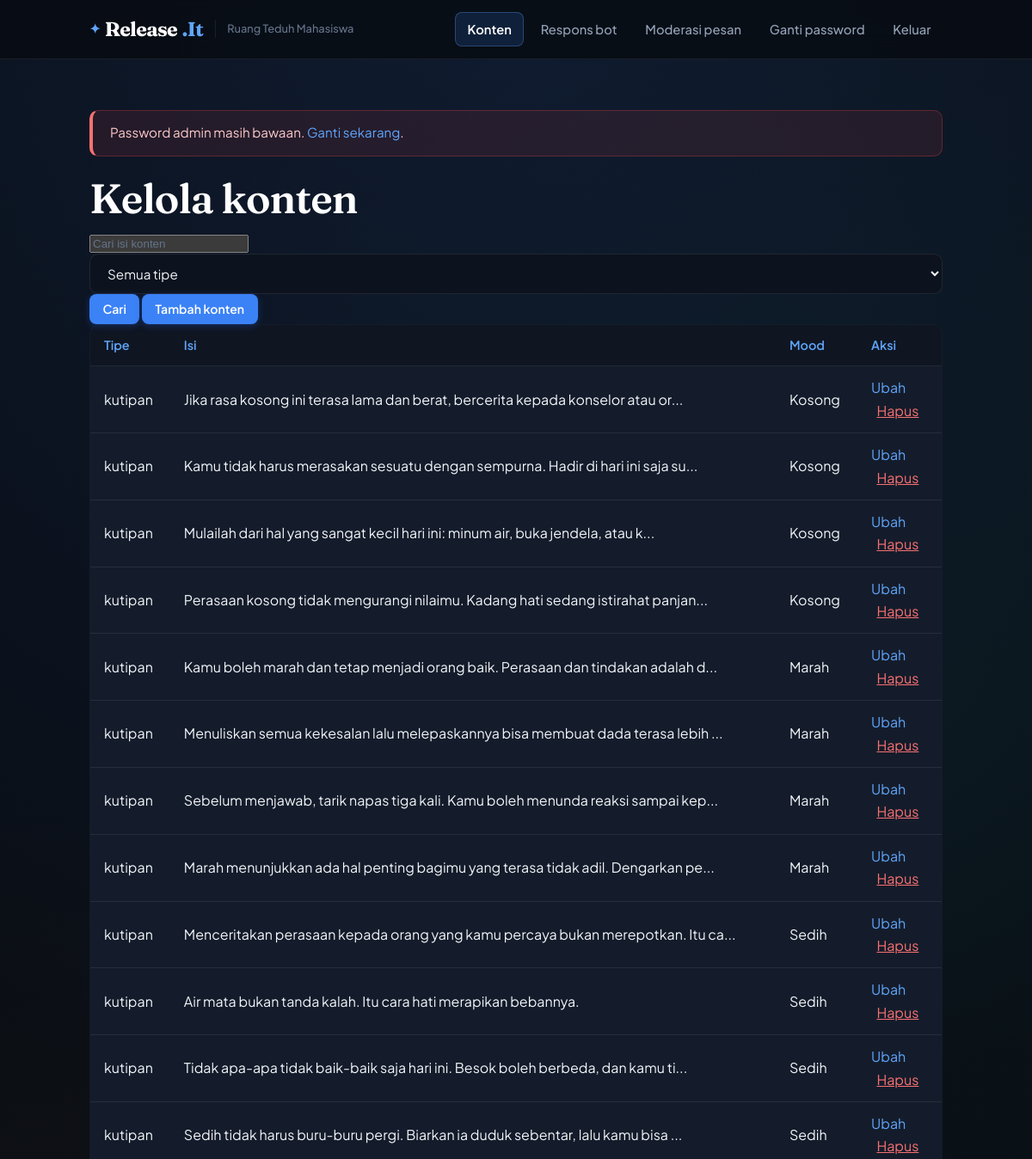
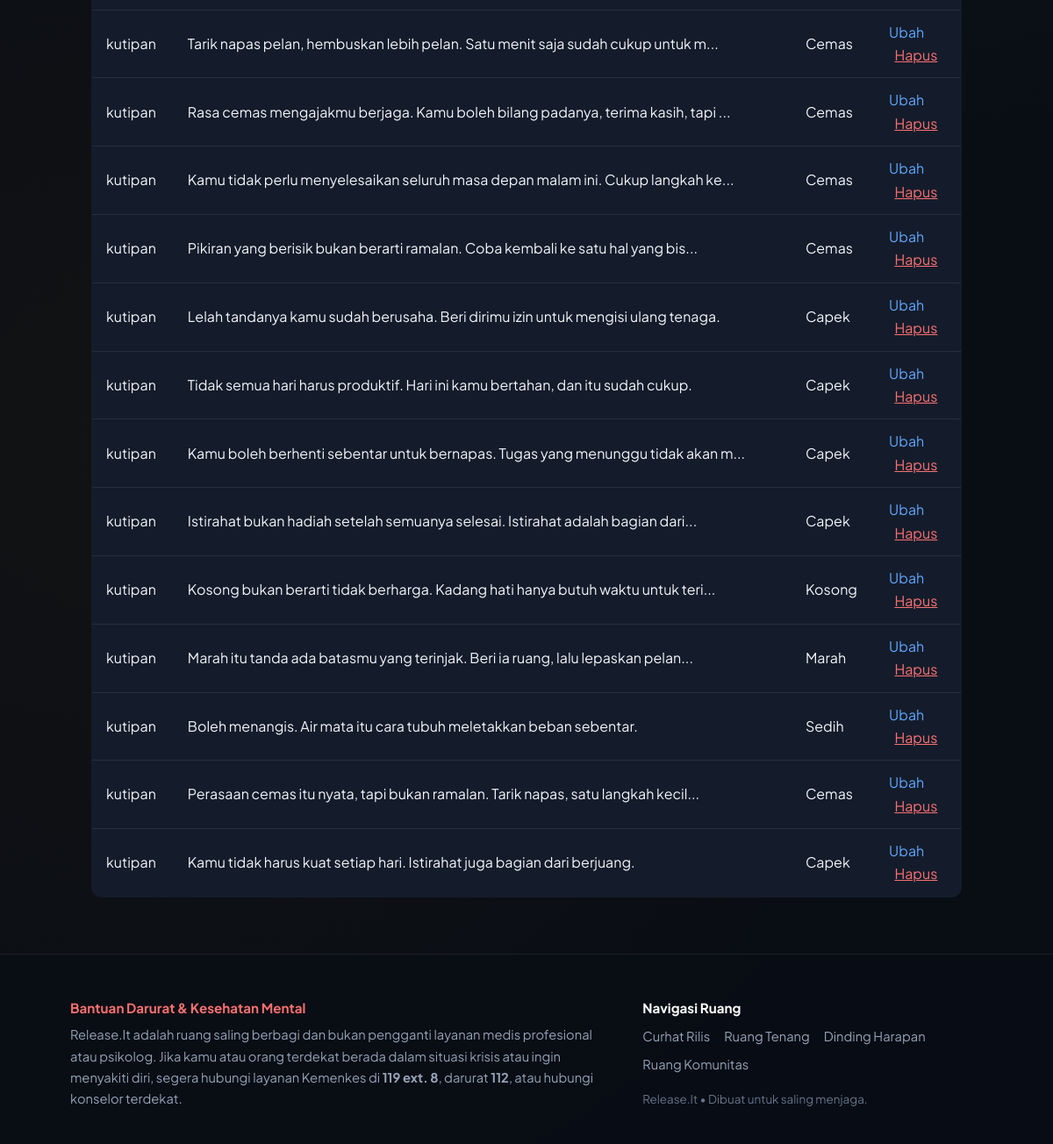
The page /admin/index.php (signed in) on the database its author committed (2 pictures, top to bottom).
### tables this page shows
CREATE TABLE konten (
  id INT AUTO_INCREMENT PRIMARY KEY,
  tipe ENUM('kutipan','video','gambar') NOT NULL,
  isi TEXT NOT NULL,               
  id_mood INT NOT NULL,
  created_at TIMESTAMP DEFAULT CURRENT_TIMESTAMP,
  FOREIGN KEY (id_mood) REFERENCES mood(id)
);

CREATE TABLE mood (
  id INT AUTO_INCREMENT PRIMARY KEY,
  nama VARCHAR(30) NOT NULL
);

### config/koneksi.php (called while the page is built, shortened)
<?php
function e($s) { return htmlspecialchars($s, ENT_QUOTES, 'UTF-8'); }

### admin/index.php (the view, shortened to what this page needs)
<?php
require '../config/koneksi.php';
$q = trim($_GET['q'] ?? ''); $tipe = $_GET['tipe'] ?? '';
$sql = "SELECT k.*, m.nama AS mood FROM konten k JOIN mood m ON m.id = k.id_mood WHERE 1";
$par = [];
$s = $pdo->prepare($sql . " ORDER BY k.id DESC");
$s->execute($par);
$rows = $s->fetchAll();
require '../includes/header.php';
?>
<section>
  <h1>Kelola konten</h1>
  <form method="get" class="baris">
    <input name="q" placeholder="Cari isi konten" value="<?= e($q) ?>">
    <select name="tipe">
      <option value="">Semua tipe</option>
    </select>
    <button class="tombol kecil">Cari</button>
    <a class="tombol kecil" href="konten_form.php">Tambah konten</a>
  </form>
  <div class="gulir">
  <table>
    <tr><th>Tipe</th><th>Isi</th><th>Mood</th><th>Aksi</th></tr>
    <?php foreach ($rows as $r): ?>
    <tr>
      <td><?= e($r['tipe']) ?></td>
      <td><?= e(mb_strimwidth($r['isi'], 0, 80, '...')) ?></td>
      <td><?= e($r['mood']) ?></td>
      <td>
        <a href="konten_form.php?id=<?= $r['id'] ?>">Ubah</a>
        <form method="post" class="inline" onsubmit="return confirm('Hapus konten ini?')">
          <?= csrf_field() ?><button name="hapus" value="<?= $r['id'] ?>" class="link-bahaya">Hapus</button>
        </form>
      </td>
    </tr>
    <?php endforeach; ?>
  </table>
  </div>
</section>
<?php require '../includes/footer.php'; ?>

### assets/style.css (style rules this page uses)
:root { --bg-dasar: #090D14; --bg-kedua: #0F1622; --bg-kartu: #141C2B; --bg-kartu-hover: #1A2538; --bg-input: #0D131E; --garis: rgba(255, 255, 255, 0.08); --garis-terang: rgba(96, 165, 250, 0.25); --garis-fokus: #60A5FA; --teks: #F1F5F9; --redup: #94A3B8; --muted: #64748B; --biru: #3B82F6; --biru-tua: #2563EB; --cahaya: #60A5FA; --kaca: rgba(20, 28, 43, 0.72); --hangat: #F59E0B; --emerald: #10B981; --koral: #F87171; --font-judul: 'Fraunces', Georgia, serif; --font-isi: 'Plus Jakarta Sans', system-ui, -apple-system, sans-serif; --radius-kartu: 16px; --radius-tombol: 10px; --radius-chip: 999px; --transisi: all 0.2s cubic-bezier(0.16, 1, 0.3, 1); }
*, *::before, *::after { box-sizing: border-box; }
html { scroll-behavior: smooth; color-scheme: dark; }
body { position: relative; isolation: isolate; min-height: 100vh; margin: 0; color: var(--teks); font: 400 16px/1.65 var(--font-isi); background-color: var(--bg-dasar); background-image: radial-gradient(circle at 50% 0%, rgba(59, 130, 246, 0.12) 0%, transparent 50%), radial-gradient(circle at 85% 30%, rgba(16, 185, 129, 0.05) 0%, transparent 40%), radial-gradient(circle at 15% 70%, rgba(245, 158, 11, 0.04) 0%, transparent 45%); background-attachment: fixed; -webkit-font-smoothing: antialiased; -moz-osx-font-smoothing: grayscale; }
h1, h2, h3 { font-family: var(--font-judul); font-weight: 600; line-height: 1.25; letter-spacing: -0.02em; color: #FFFFFF; }
h1 { font-size: clamp(2rem, 5vw, 3rem); margin: 0 0 0.5rem; }
a { color: var(--cahaya); text-decoration: none; transition: var(--transisi); }
.tombol { display: inline-flex; align-items: center; justify-content: center; gap: 0.5rem; padding: 0.65rem 1.4rem; border: 1px solid transparent; border-radius: var(--radius-tombol); background: var(--biru); color: #FFFFFF; font: 600 0.95rem var(--font-isi); cursor: pointer; text-decoration: none; transition: var(--transisi); box-shadow: 0 2px 8px rgba(37, 99, 235, 0.3); }
.tombol.kecil, .tombol-kecil { padding: 0.45rem 0.9rem; font-size: 0.88rem; border-radius: 8px; }
textarea, input[type="text"], input[type="password"], input[type="search"], select { width: 100%; padding: 0.75rem 1rem; border: 1px solid var(--garis); border-radius: 10px; background: var(--bg-input); color: var(--teks); font: 400 0.95rem var(--font-isi); transition: var(--transisi); }
textarea::placeholder, input::placeholder { color: var(--muted); }
.gulir { overflow-x: auto; }
table { width: 100%; border-collapse: collapse; background: var(--bg-kartu); border-radius: 12px; overflow: hidden; border: 1px solid var(--garis); }
th, td { padding: 0.75rem 1rem; border-bottom: 1px solid var(--garis); text-align: left; }
th { color: var(--cahaya); font-weight: 600; font-size: 0.9rem; background: var(--bg-kedua); }
.link, .link-bahaya { background: none; border: 0; padding: 0 0.4rem; font: inherit; cursor: pointer; text-decoration: underline; color: var(--cahaya); }
.link-bahaya { color: var(--koral); }

### rows shown on the page
konten: tipe "kutipan", isi "Jika rasa kosong ini terasa lama dan berat, bercerita kepada konselor atau or...", id_mood.nama "Kosong", $r['id'] 25 (drawn)
konten: tipe "kutipan", isi "Kamu tidak harus merasakan sesuatu dengan sempurna. Hadir di hari ini saja su...", id_mood.nama "Kosong", $r['id'] 24 (drawn)
konten: tipe "kutipan", isi "Mulailah dari hal yang sangat kecil hari ini: minum air, buka jendela, atau k...", id_mood.nama "Kosong", $r['id'] 23 (drawn)
konten: tipe "kutipan", isi "Perasaan kosong tidak mengurangi nilaimu. Kadang hati sedang istirahat panjan...", id_mood.nama "Kosong", $r['id'] 22 (drawn)
konten: tipe "kutipan", isi "Kamu boleh marah dan tetap menjadi orang baik. Perasaan dan tindakan adalah d...", id_mood.nama "Marah", $r['id'] 21 (drawn)
konten: tipe "kutipan", isi "Menuliskan semua kekesalan lalu melepaskannya bisa membuat dada terasa lebih ...", id_mood.nama "Marah", $r['id'] 20 (drawn)
konten: tipe "kutipan", isi "Sebelum menjawab, tarik napas tiga kali. Kamu boleh menunda reaksi sampai kep...", id_mood.nama "Marah", $r['id'] 19 (drawn)
konten: tipe "kutipan", isi "Marah menunjukkan ada hal penting bagimu yang terasa tidak adil. Dengarkan pe...", id_mood.nama "Marah", $r['id'] 18 (drawn)
konten: tipe "kutipan", isi "Menceritakan perasaan kepada orang yang kamu percaya bukan merepotkan. Itu ca...", id_mood.nama "Sedih", $r['id'] 17 (drawn)
konten: tipe "kutipan", isi "Air mata bukan tanda kalah. Itu cara hati merapikan bebannya.", id_mood.nama "Sedih", $r['id'] 16 (drawn)
konten: tipe "kutipan", isi "Tidak apa-apa tidak baik-baik saja hari ini. Besok boleh berbeda, dan kamu ti...", id_mood.nama "Sedih", $r['id'] 15 (drawn)
konten: tipe "kutipan", isi "Sedih tidak harus buru-buru pergi. Biarkan ia duduk sebentar, lalu kamu bisa ...", id_mood.nama "Sedih", $r['id'] 14 (drawn)
konten: tipe "kutipan", isi "Tarik napas pelan, hembuskan lebih pelan. Satu menit saja sudah cukup untuk m...", id_mood.nama "Cemas", $r['id'] 13 (drawn)
konten: tipe "kutipan", isi "Rasa cemas mengajakmu berjaga. Kamu boleh bilang padanya, terima kasih, tapi ...", id_mood.nama "Cemas", $r['id'] 12 (drawn)
konten: tipe "kutipan", isi "Kamu tidak perlu menyelesaikan seluruh masa depan malam ini. Cukup langkah ke...", id_mood.nama "Cemas", $r['id'] 11 (drawn)
konten: tipe "kutipan", isi "Pikiran yang berisik bukan berarti ramalan. Coba kembali ke satu hal yang bis...", id_mood.nama "Cemas", $r['id'] 10 (drawn)
konten: tipe "kutipan", isi "Lelah tandanya kamu sudah berusaha. Beri dirimu izin untuk mengisi ulang tenaga.", id_mood.nama "Capek", $r['id'] 9 (drawn)
konten: tipe "kutipan", isi "Tidak semua hari harus produktif. Hari ini kamu bertahan, dan itu sudah cukup.", id_mood.nama "Capek", $r['id'] 8 (drawn)
konten: tipe "kutipan", isi "Kamu boleh berhenti sebentar untuk bernapas. Tugas yang menunggu tidak akan m...", id_mood.nama "Capek", $r['id'] 7 (drawn)
konten: tipe "kutipan", isi "Istirahat bukan hadiah setelah semuanya selesai. Istirahat adalah bagian dari...", id_mood.nama "Capek", $r['id'] 6 (drawn)
konten: tipe "kutipan", isi "Kosong bukan berarti tidak berharga. Kadang hati hanya butuh waktu untuk teri...", id_mood.nama "Kosong", $r['id'] 5 (drawn)
konten: tipe "kutipan", isi "Marah itu tanda ada batasmu yang terinjak. Beri ia ruang, lalu lepaskan pelan...", id_mood.nama "Marah", $r['id'] 4 (drawn)
konten: tipe "kutipan", isi "Boleh menangis. Air mata itu cara tubuh meletakkan beban sebentar.", id_mood.nama "Sedih", $r['id'] 3 (drawn)
konten: tipe "kutipan", isi "Perasaan cemas itu nyata, tapi bukan ramalan. Tarik napas, satu langkah kecil...", id_mood.nama "Cemas", $r['id'] 2 (drawn)
konten: tipe "kutipan", isi "Kamu tidak harus kuat setiap hari. Istirahat juga bagian dari berjuang.", id_mood.nama "Capek", $r['id'] 1 (drawn)
